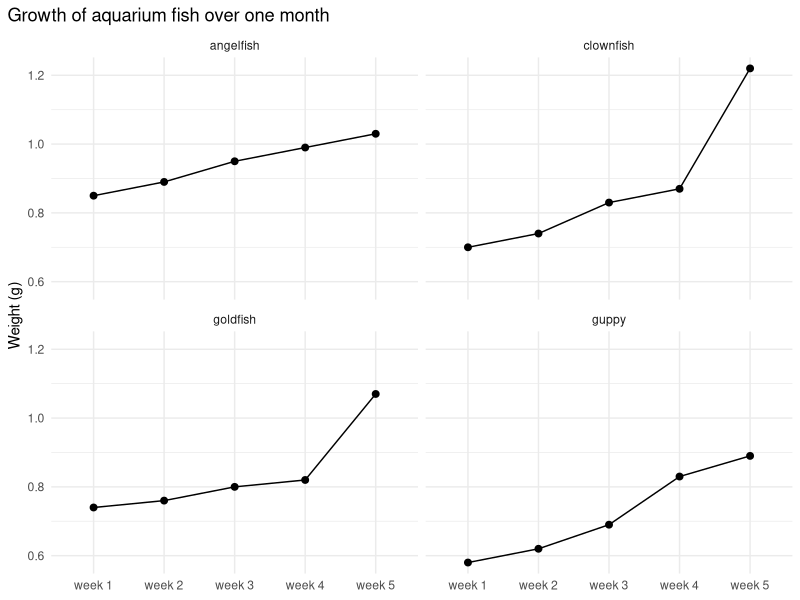

Write R code to recreate this figure.
## ---- chunk 1
library(here)
library(readr)
library(ggplot2)
## ---- chunk 2
fish_weights <- read_csv(here("data", "fish-weights.csv"))
## ---- chunk 3
fish_weights |>
  ggplot(aes(x = timepoint, y = weight, group = fish)) +
  geom_point(size = 2) +
  geom_line() +
  facet_wrap(~fish) +
  labs(title = "Growth of aquarium fish over one month",
       y = "Weight (g)") +
  theme_minimal() +
  theme(axis.title.x = element_blank(),
        plot.title.position = "plot")
